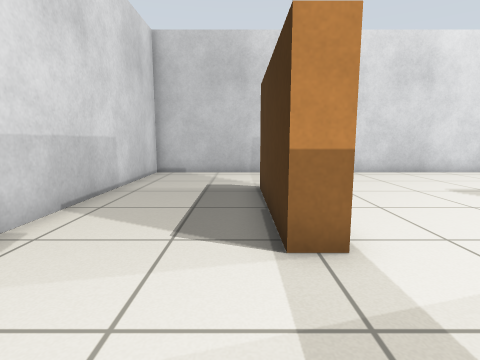
view 1 (above)

21 first-person views from a walk through a world built for the Gazebo simulator. The camera is 0.72 m above the floor, tilts 8° down and sees 80° across. The floor is counted in squares, 0.5 m on a side. Each view is taken from the middle of a square. On the plan, view 1 faces up. The plan holds only what a view shows up to about 14 squares ahead; the rest is blank.

view 2
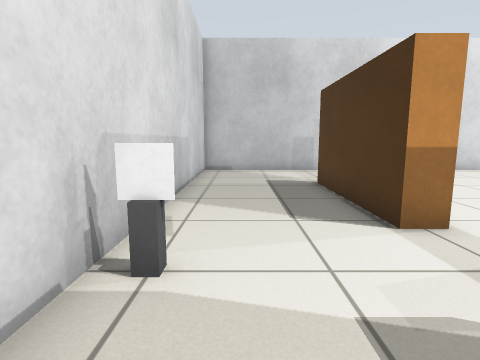

view 3
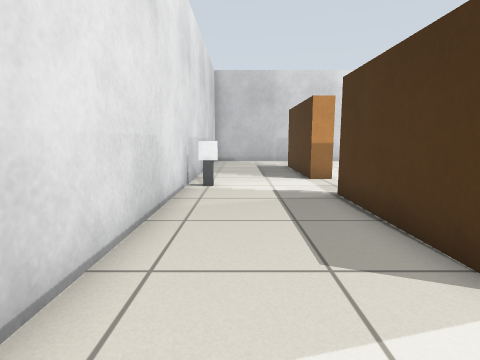

view 4
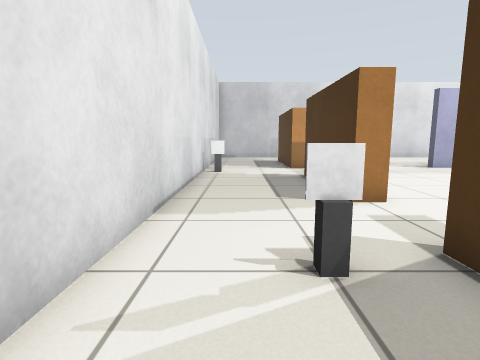

view 5
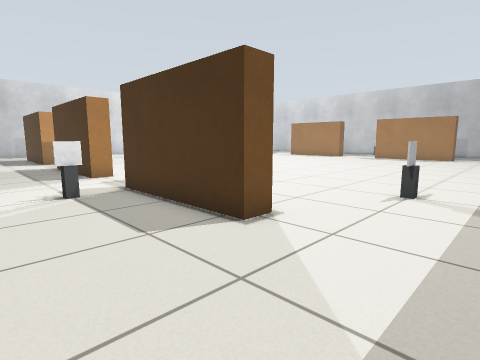

view 6
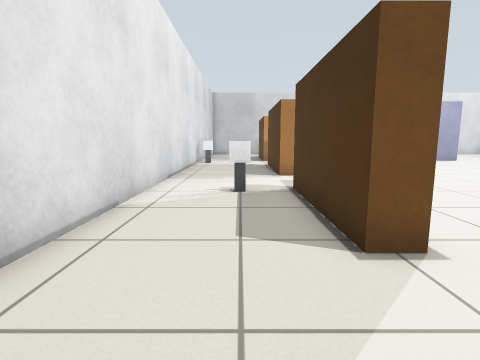

view 7
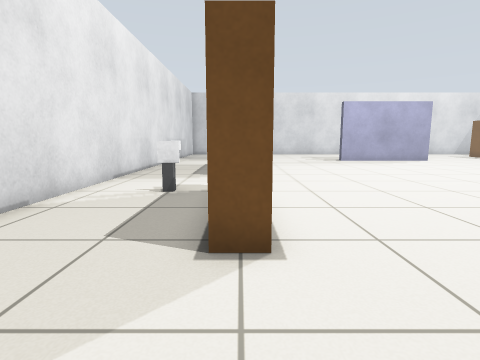

view 8
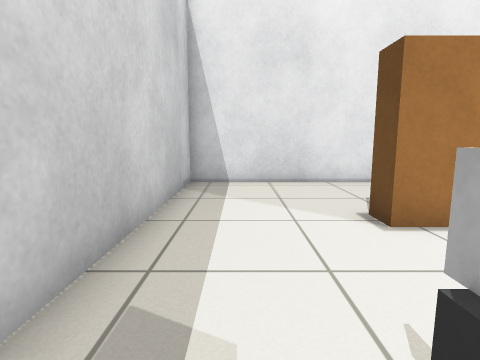

view 9
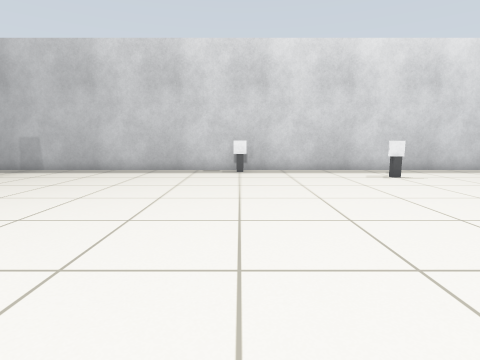

view 10
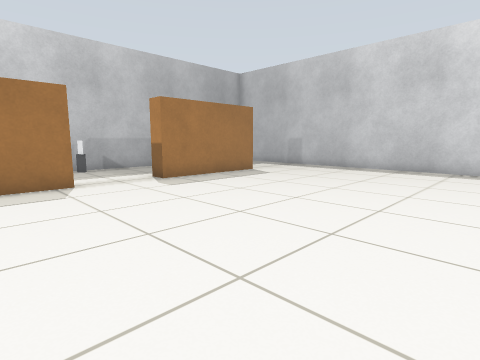

view 11
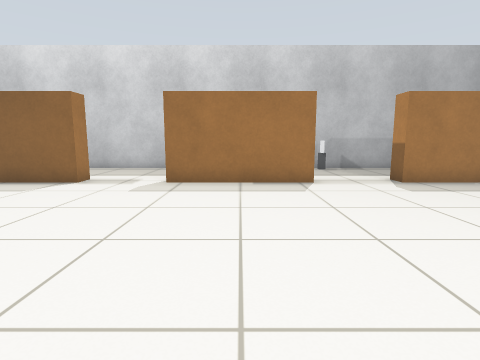

view 12
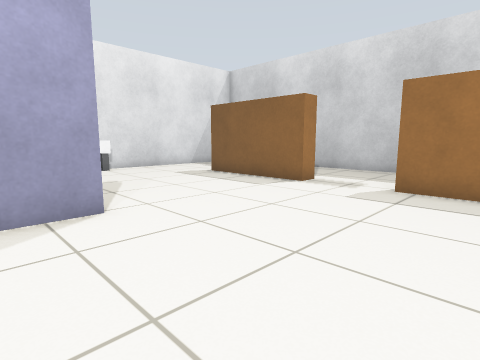

view 13
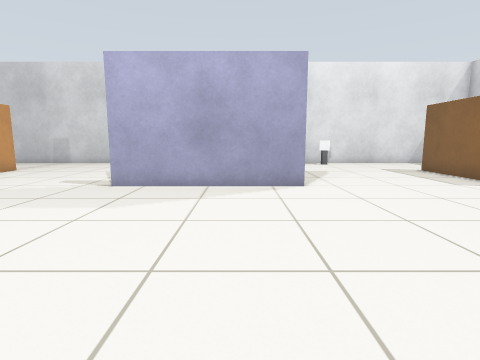

view 14
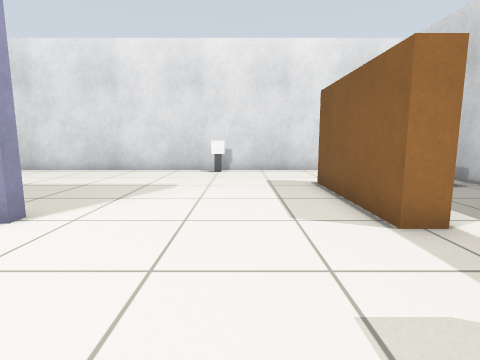

view 15
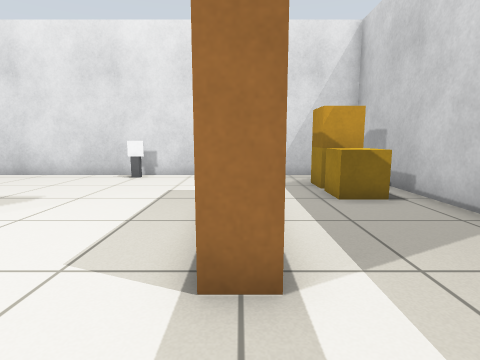

view 16
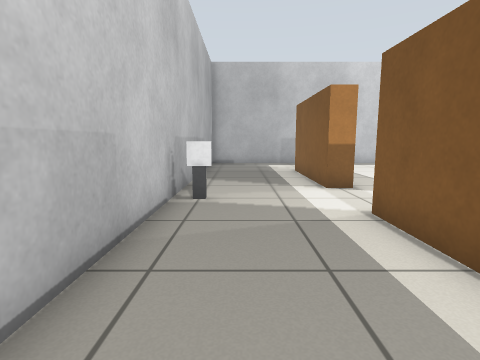

view 17
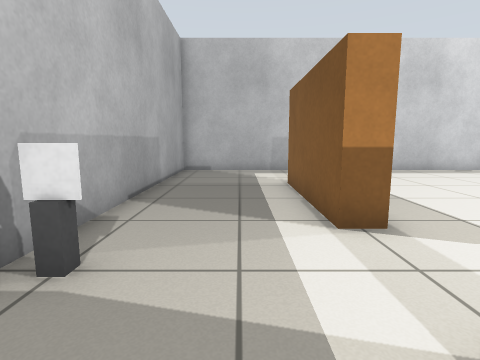

view 18
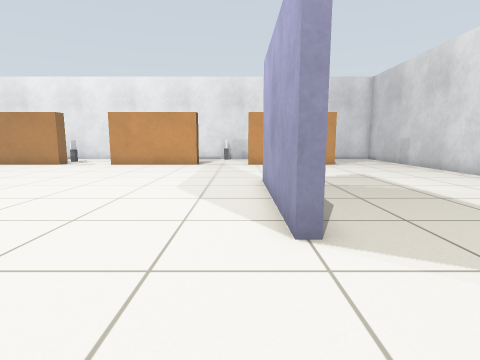

view 19
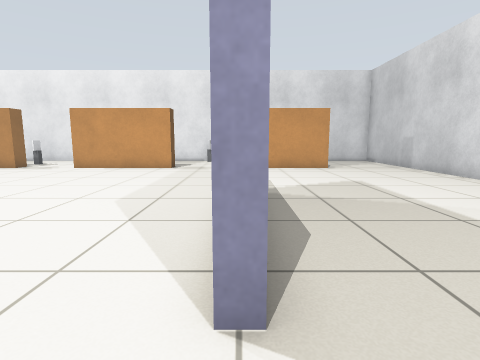

view 20
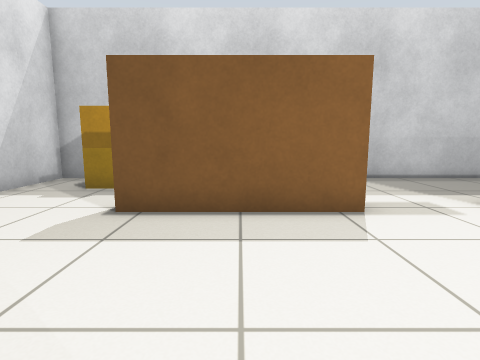

view 21
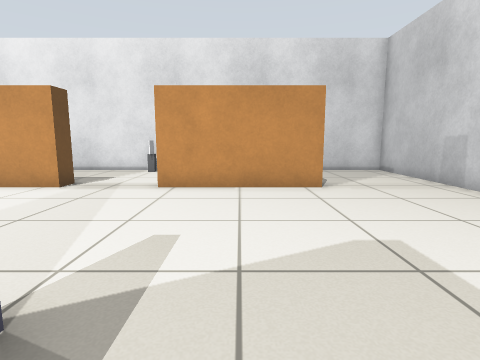

### Floor plan
Ten units are one square. View 1 is at (0, 0); x grows to the right and y downward. Boxes are objects, and circles mark ways between rooms. Rooms are numbered by the first view taken in them; rooms with no view inside come last. Other rooms are left out.
<svg viewBox="-42 -132 304 304">
<path fill="none" stroke="#000" d="M15 45 6 45 6 -5 14 -5M14 -35 6 -35 6 -85M14 125 6 125 6 75M15 -127 -37 -127 -37 167 15 167M140 -42 140 -38 80 -38M14 -5 14 14M206 46 206 -5M206 -35 206 -85M14 111 14 125M206 125 206 75M14 -86 14 -35M15 167 205 167M205 -127 15 -127M214 19 214 45M215 -35 206 -35M206 75 214 75 214 125M257 -65 257 -127 205 -127M205 167 257 167 257 -48"/>
<rect x="-35" y="-25" width="10" height="10" fill="#bbb"><title>marker</title></rect>
<rect x="-15" y="75" width="10" height="10" fill="#bbb"><title>marker</title></rect>
<rect x="45" y="135" width="10" height="10" fill="#bbb"><title>marker</title></rect>
<rect x="105" y="155" width="10" height="10" fill="#bbb"><title>marker</title></rect>
<rect x="165" y="-125" width="10" height="10" fill="#bbb"><title>marker</title></rect>
<rect x="235" y="-95" width="10" height="20" fill="#bbb"><title>yellow box</title></rect>
<rect x="235" y="-105" width="10" height="10" fill="#bbb"><title>brown box</title></rect>
<rect x="245" y="55" width="10" height="10" fill="#bbb"><title>marker</title></rect>
<circle cx="10" cy="-105" r="3" fill="#2a7"/>
<circle cx="10" cy="-20" r="3" fill="#2a7"/>
<circle cx="10" cy="145" r="3" fill="#2a7"/>
<circle cx="10" cy="60" r="3" fill="#2a7"/>
<circle cx="210" cy="-105" r="3" fill="#2a7"/>
<circle cx="210" cy="-20" r="3" fill="#2a7"/>
<circle cx="210" cy="145" r="3" fill="#2a7"/>
<circle cx="210" cy="60" r="3" fill="#2a7"/>
<text x="-10" y="20">1</text>
<text x="110" y="20">2</text>
<text x="230" y="20">3</text>
</svg>
Room 1 opens to room 2. Room 2 opens to room 3.

Where each view was taken, in squares from view 1:
view 1: 0 up, 0 right, facing up
view 2: 1 down, 2 left, facing up
view 3: 7 down, 2 left, facing up
view 4: 11 down, 2 left, facing up
view 5: 16 down, 3 left, facing up-right
view 6: 16 down, 1 left, facing up
view 7: 16 down, 1 right, facing up
view 8: 15 down, 6 right, facing left
view 9: 3 down, 11 right, facing down
view 10: 2 down, 11 right, facing down-right
view 11: 2 down, 11 right, facing right
view 12: 2 down, 12 right, facing up-right
view 13: 5 down, 12 right, facing up
view 14: 1 down, 18 right, facing up
view 15: 1 up, 21 right, facing up
view 16: 1 up, 24 right, facing down
view 17: 3 down, 23 right, facing down
view 18: 3 up, 18 right, facing left
view 19: 4 up, 16 right, facing left
view 20: 6 up, 15 right, facing right
view 21: 6 up, 10 right, facing left
